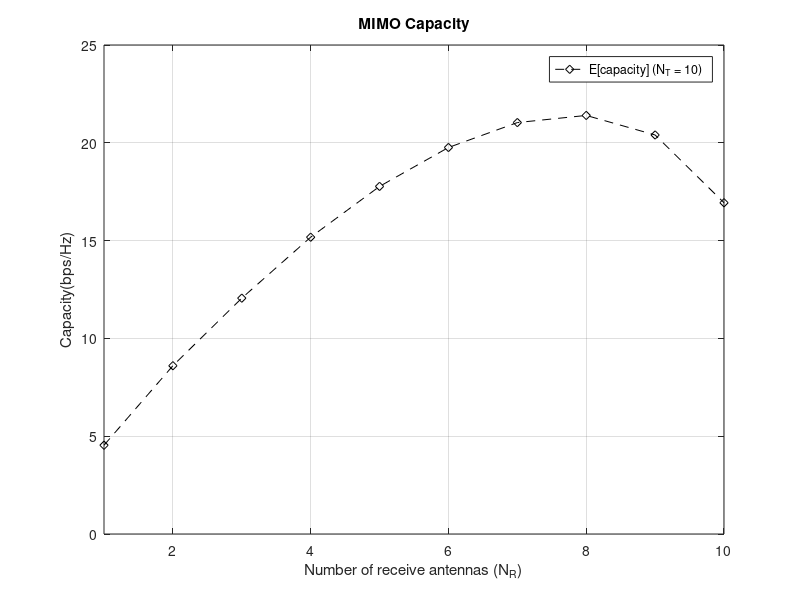

Recreate this plot in MATLAB.
clear variables; close all; clc;

tx = 10; % Number of Transmit Antennas of MIMO
vary = 10; 
rx = linspace(1,10,vary);

%SNR_dB =linspace(1,20,vary); % SNRdB

SNR_dB = 15;
SNR = 10.^(SNR_dB/10); % SNR

N_itr = 1000;

%I = eye(N_min);


capacity_mimo = zeros(1,vary);

for i = 1 : N_itr
      
    for i = 1:vary
        
        N_min = min(i,tx); 
        I = eye(N_min);
        H = sqrt(0.5)*(randn(i,tx) + 1j*randn(i,tx));
        [~,V,~] = svd(H);
        HH = H*H';        
        capacity_mimo(i) = capacity_mimo(i) + log(real(det(I + (SNR/tx)*V(i,i)*HH )));
    
    end
      
    
end

capacity_plot = capacity_mimo/N_itr;

  
figure(1);
plot(rx,capacity_plot,'kd--');
legend('E[capacity] (N_T = 10)','location','best');
xlabel('Number of receive antennas (N_R)')
ylabel('Capacity(bps/Hz)')   
title('MIMO Capacity')
xlim([1,10]);
ylim([0,25]);
grid on;